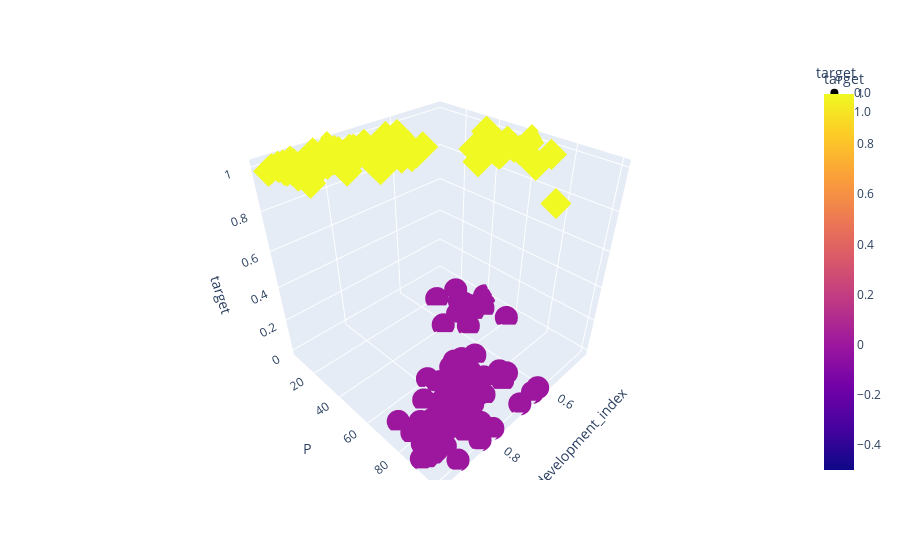

Notebook code cell kept with this figure:
### Code cell
px.scatter_3d(calculations, x ="city_development_index", y = "P", z = "target", color = "target", symbol= "target")
